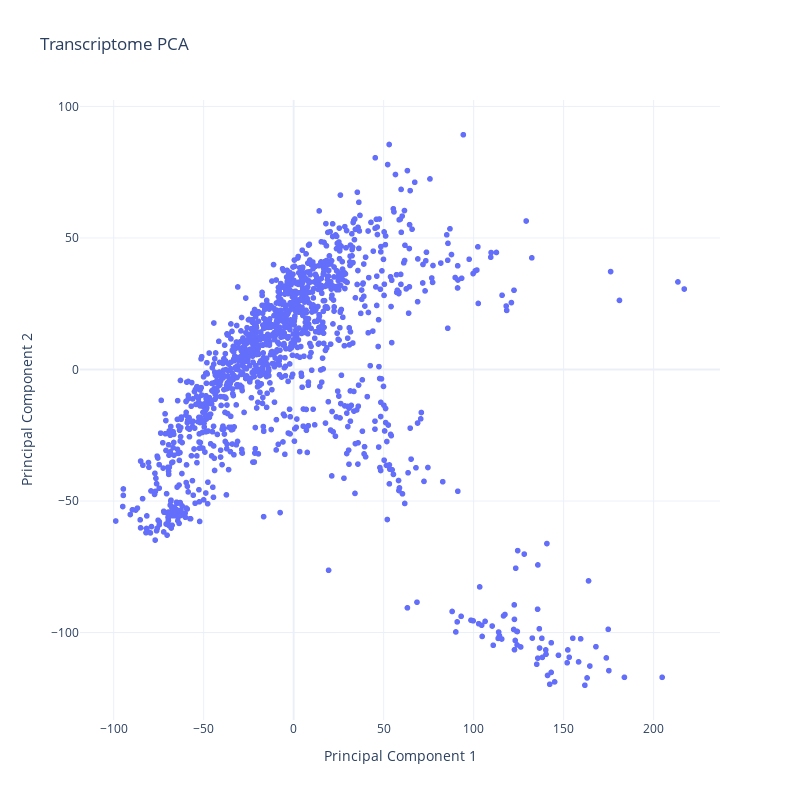

Here is the notebook cell this chart was saved with:
### Markdown cell above
### PCA

From a practical point of view, these are the steps we are going to implement:

1. Standardize the data: The objetive of PCA is to maximize the variance. If the features (in this case >20000 gene expressions have different scales or units, it is important to standardize the data by subtracting the mean and dividing by the standard deviation. This step ensures that all features are on a similar scale and prevents dominance by features with larger variances. For that, we will use the StandardScaler of sklearn: https://scikit-learn.org/stable/modules/generated/sklearn.preprocessing.StandardScaler.html

2. Compute the covariance matrix: To understand the relationships between pairs of gene expression in the data.

3. Perform the eigen-decomposition: The covariance matrix is decomposed into its eigenvectors and eigenvalues. The eigenvectors represent the principal components, and the eigenvalues indicate the amount of variance explained by each principal component.

4. Select the principal components: The principal components are ranked based on their corresponding eigenvalues, and the top components capturing the most variance are selected. Since we will do a 2D visualization, we need the two components that explain most of the variance in gene expression across samples.

5. Project the data onto the new coordinate system: The original data is transformed by projecting it onto the selected principal components. Each data point is represented by its new coordinates in the principal component space.

Steps 2, 3, 4 and 5 could be implemented easily with numpy through linear algebra operations (if anyones wants to, you can try the exercise. If you need help, see https://stackoverflow.com/questions/58666635/implementing-pca-with-numpy) however, this is a standard procedure and already implemented in machine learning packages such as **skicit-learn** as the PCA module.

### Code cell
import pandas as pd
import plotly.express as px
from os import path
from sklearn.preprocessing import StandardScaler
from sklearn.decomposition import PCA

n_components = 2

# We load the expression data
expression_df = pd.read_csv(path.join('data', 'gene_expression.tsv.gz'),
                                                        sep="\t", header='infer', index_col=0, compression='gzip')

# We preprocess the data with standarization
scaler = StandardScaler()
data = scaler.fit_transform(expression_df.T)

# We perform the PCA
pca2D = PCA(n_components=n_components)
proj_data = pca2D.fit_transform(data)

# We can check the amount of variance explained by the two Principal components
print(pca2D.explained_variance_ratio_)

pca_df = pd.DataFrame(
    data=proj_data, 
    columns=['PC1', 'PC2'],
    index=expression_df.columns
)

# We plot the data (the first two components are the first two columns of proj_data)
fig = px.scatter(
    pca_df, 
    x='PC1', 
    y='PC2',
    title='Transcriptome PCA',
    labels={'PC1': 'Principal Component 1', 'PC2': 'Principal Component 2'},
    hover_name=pca_df.index,  # Show specimen on hover
    template="plotly_white",
    width=800,
    height=800,
)

fig.show()

### Figure 1 — Plotly figure (JSON) as saved in the notebook; plotly's stock layout.template omitted (floating-point values rounded to 4 significant figures; data arrays with more than 128 entries replaced by an {"elided": "..."} marker saying what was removed)
{"data": [{"hovertemplate": "<b>%{hovertext}</b><br><br>Principal Component 1=%{x}<br>Principal Component 2=%{y}<extra></extra>", "hovertext": {"elided": "1359 str values"}, "legendgroup": "", "marker": {"color": "#636efa", "symbol": "circle"}, "mode": "markers", "name": "", "showlegend": false, "type": "scattergl", "x": {"elided": "1359 float values"}, "xaxis": "x", "y": {"elided": "1359 float values"}, "yaxis": "y"}], "layout": {"height": 800, "legend": {"tracegroupgap": 0}, "title": {"text": "Transcriptome PCA"}, "width": 800, "xaxis": {"anchor": "y", "domain": [0, 1], "title": {"text": "Principal Component 1"}}, "yaxis": {"anchor": "x", "domain": [0, 1], "title": {"text": "Principal Component 2"}}}}
